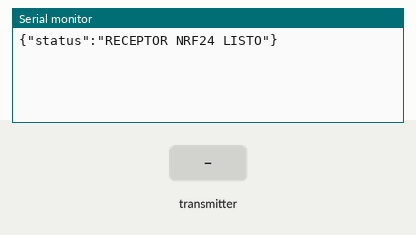
Recording of a sketch running on a simulated ESP32. Shown: the last lines printed to the serial monitor. The inputs (shaded band) are chosen by the test bench. No radio packets arrive unless stated; nothing arrives over Bluetooth unless stated; a phone connects over Bluetooth LE 3 s after start.

Above: at 1.5 s.
1.6 s: the transmitter starts sending s1 = 0
At 1.67 s:
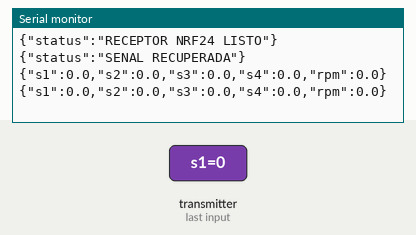
3.1 s: the transmitter starts sending s2 = 25
At 3.12 s:
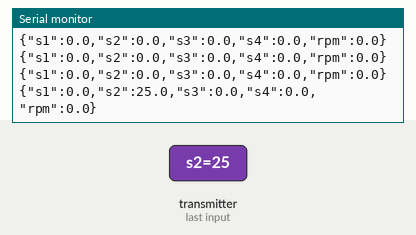
4.6 s: the transmitter starts sending s3 = 25
At 4.67 s:
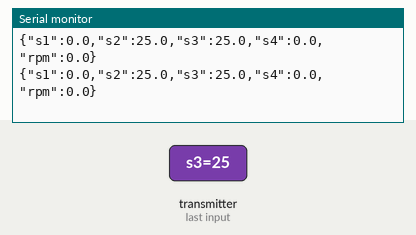
6.1 s: the transmitter starts sending s4 = 25
At 6.17 s:
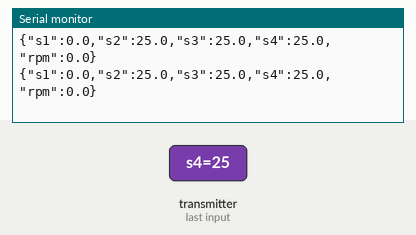
7.6 s: the transmitter starts sending rpm = 25
At 7.67 s:
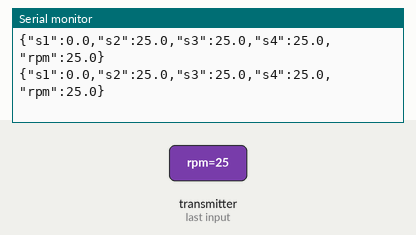
9.1 s: the transmitter starts sending s1 = 25
At 9.17 s:
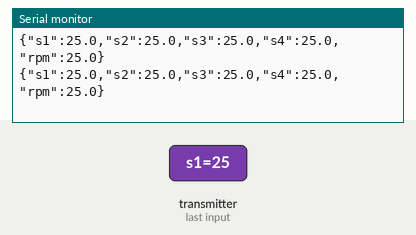

Measured:
- after the input at 1.6 s, the serial monitor: prints a new line at once (image 1)
- after the input at 3.1 s, the serial monitor: prints a new line at once (image 2)
- after the input at 4.6 s, the serial monitor: prints a new line at once (image 3)
- after the input at 6.1 s, the serial monitor: prints a new line at once (image 4)
- after the input at 7.6 s, the serial monitor: prints a new line at once (image 5)
- after the input at 9.1 s, the serial monitor: prints a new line at once (image 6)

The sketch:

RX_Receptor_NRF24_ESP32_BLE.ino
```cpp
// ============================================================
//  BYB-NORTE — RECEPTOR v2 (ESP32-C3 Super Mini + NRF24L01+PA+LNA)
//  Recibe por NRF24 del TX y reenvia el MISMO JSON por:
//    - USB / Serial   (PC, Web Serial)
//    - Bluetooth BLE  (celular/tablet/PC, Web Bluetooth)
//  El dashboard usa la hora del equipo (no se envia "t").
// ============================================================
// LIBRERIAS: RF24 (TMRh20).  BLE viene incluido en el core ESP32.
// (Ya NO se usa ArduinoJson: el JSON se arma a mano y queda mas corto,
//  ~55 caracteres, ideal para BLE.)
//
// CONEXIONES ESP32-C3 Super Mini (igual que antes):
//   VCC->3V3 (NO 5V) | GND->GND | CE->GPIO3 | CSN->GPIO10
//   SCK->GPIO6 | MOSI->GPIO7 | MISO->GPIO5 | IRQ->NC
//   Capacitor 10-100uF entre VCC/GND del NRF24.
//
// IDE (Arduino):
//   Placa: ESP32C3 Dev Module
//   Tools > USB CDC On Boot > Enabled
//   Si al compilar dice "sketch too big": Tools > Partition Scheme >
//   "Huge APP (3MB No OTA)".
//
// BLE: nombre "BYB-NORTE-RX", servicio Nordic UART (NUS).
//   El dashboard se conecta con el boton CONECTAR > Bluetooth.
//   Nota: el ESP32-C3 solo tiene BLE (no Bluetooth clasico/SPP).
//
// CAMBIOS v2:
//   - Salida dual USB + BLE (mismo formato JSON por linea).
//   - Serial.setTxTimeoutMs(0): sin PC conectado no se bloquea el loop.
//   - Numeros con 1 decimal (antes salian como 54.70000076).
// ============================================================


// ESP32-C3 Super Mini: no tiene chip USB-serie; el Serial sale por USB nativo.
// Con "USB CDC On Boot" desactivado, Serial usa GPIO20/21 (UART0).
#if !ARDUINO_USB_CDC_ON_BOOT
#warning "Activa Herramientas > USB CDC On Boot > Enabled (placa ESP32C3 Dev Module)"
#endif

#include <SPI.h>
#include <RF24.h>
#include <BLEDevice.h>
#include <BLEServer.h>
#include <BLEUtils.h>
#include <BLE2902.h>

// ── NRF24 ────────────────────────────────────────────────────
#define NRF_CE   3
#define NRF_CSN  10
#define NRF_SCK  6
#define NRF_MOSI 7
#define NRF_MISO 5

RF24 radio(NRF_CE, NRF_CSN);
const byte DIRECCION_RADIO[6] = "BYB01";

struct PaqueteDatos {
  float s1;
  float s2;
  float s3;
  float s4;
  float rpm;
};
PaqueteDatos paquete;

unsigned long ultimoPaquete = 0;
const unsigned long TIMEOUT_SIN_SENAL = 5000;
bool sinSenal = true;  // parte sin senal hasta recibir el primero

// ── BLE (Nordic UART Service, solo notificaciones TX->app) ───
#define BLE_NOMBRE   "BYB-NORTE-RX"
#define BLE_SERVICIO "6E400001-B5A3-F393-E0A9-E50E24DCCA9E"
#define BLE_CHAR_TX  "6E400003-B5A3-F393-E0A9-E50E24DCCA9E"
#define BLE_CHUNK    20   // bytes por notificacion (seguro con MTU por defecto)

BLECharacteristic *bleTx = nullptr;
volatile bool bleConectado = false;

class CallbacksServidor : public BLEServerCallbacks {
  void onConnect(BLEServer *s) override { bleConectado = true; }
  void onDisconnect(BLEServer *s) override {
    bleConectado = false;
    BLEDevice::startAdvertising();   // vuelve a quedar visible
  }
};

void iniciarBLE() {
  BLEDevice::init(BLE_NOMBRE);
  BLEServer *servidor = BLEDevice::createServer();
  servidor->setCallbacks(new CallbacksServidor());

  BLEService *servicio = servidor->createService(BLE_SERVICIO);
  bleTx = servicio->createCharacteristic(BLE_CHAR_TX, BLECharacteristic::PROPERTY_NOTIFY);
  bleTx->addDescriptor(new BLE2902());
  servicio->start();

  BLEAdvertising *adv = BLEDevice::getAdvertising();
  adv->addServiceUUID(BLE_SERVICIO);
  adv->setScanResponse(true);
  BLEDevice::startAdvertising();
}

// Envia una linea (termina en \n) por USB y por BLE.
void emitirLinea(const char *linea) {
  Serial.println(linea);

  if (bleConectado && bleTx != nullptr) {
    char buf[112];
    int n = snprintf(buf, sizeof(buf), "%s\n", linea);
    if (n < 0) return;
    if (n >= (int)sizeof(buf)) n = sizeof(buf) - 1;
    for (int off = 0; off < n; off += BLE_CHUNK) {
      int len = (n - off < BLE_CHUNK) ? (n - off) : BLE_CHUNK;
      bleTx->setValue((uint8_t *)(buf + off), len);
      bleTx->notify();
      delay(8);   // evita saturar la cola de notificaciones
    }
  }
}

void emitirStatus(const char *msg) {
  char buf[96];
  snprintf(buf, sizeof(buf), "{\"status\":\"%s\"}", msg);
  emitirLinea(buf);
}

void setup() {
  Serial.begin(115200);
  Serial.setTxTimeoutMs(0);   // no bloquear sin PC (si tu core no lo reconoce, borra esta linea)
  delay(300);

  SPI.begin(NRF_SCK, NRF_MISO, NRF_MOSI, NRF_CSN);

  if (!radio.begin(&SPI)) {
    emitirStatus("ERROR RADIO NO DETECTADO");
    while (1) delay(100);  // no seguir sin radio
  }
  if (!radio.isChipConnected()) {
    emitirStatus("ERROR NRF24 NO CONECTADO");
    while (1) delay(100);
  }
  radio.setPALevel(RF24_PA_LOW);
  radio.setDataRate(RF24_250KBPS);
  radio.setChannel(90);
  radio.openReadingPipe(1, DIRECCION_RADIO);
  radio.startListening();

  iniciarBLE();

  emitirStatus("RECEPTOR NRF24 LISTO");
}

void loop() {
  if (radio.available()) {
    radio.read(&paquete, sizeof(paquete));
    ultimoPaquete = millis();
    if (sinSenal) {
      sinSenal = false;
      emitirStatus("SENAL RECUPERADA");
    }

    // {"s1":54.7,"s2":null,"s3":32.5,"s4":57.4,"rpm":1442.0}
    char json[112];
    int p = 0;
    json[p++] = '{';
    float v[4] = { paquete.s1, paquete.s2, paquete.s3, paquete.s4 };
    const char *k[4] = { "s1", "s2", "s3", "s4" };
    for (int i = 0; i < 4; i++) {
      if (v[i] > -900.0) p += snprintf(json + p, sizeof(json) - p, "\"%s\":%.1f,", k[i], v[i]);
      else               p += snprintf(json + p, sizeof(json) - p, "\"%s\":null,", k[i]);
    }
    p += snprintf(json + p, sizeof(json) - p, "\"rpm\":%.1f}", paquete.rpm);
    emitirLinea(json);
  }

  if (!sinSenal && millis() - ultimoPaquete > TIMEOUT_SIN_SENAL) {
    emitirStatus("SIN SENAL DEL TRANSMISOR");
    sinSenal = true;
  }

  delay(10);
}
```
